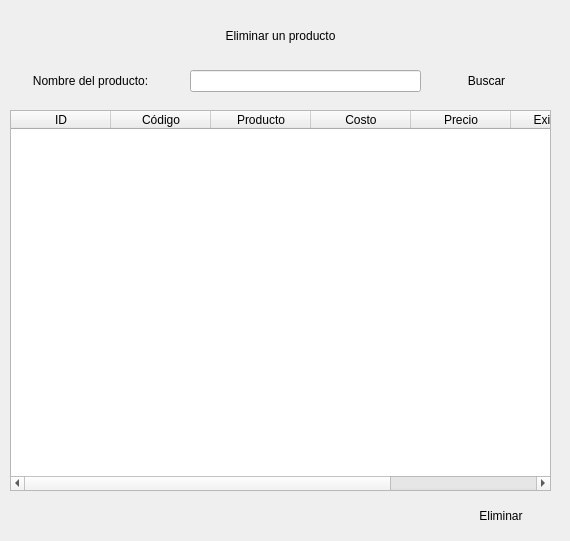
               <widget class="QWidget" name="page_eliminar">
                <widget class="QLabel" name="label_27">
                 <property name="geometry">
                  <rect>
                   <x>0</x>
                   <y>20</y>
                   <width>561</width>
                   <height>31</height>
                  </rect>
                 </property>
                 <property name="styleSheet">
                  <string notr="true">font: 75 12pt &quot;Open Sans Semibold&quot;</string>
                 </property>
                 <property name="text">
                  <string>Eliminar un producto</string>
                 </property>
                 <property name="alignment">
                  <set>Qt::AlignCenter</set>
                 </property>
                </widget>
                <widget class="QLabel" name="label_28">
                 <property name="geometry">
                  <rect>
                   <x>20</x>
                   <y>70</y>
                   <width>141</width>
                   <height>21</height>
                  </rect>
                 </property>
                 <property name="styleSheet">
                  <string notr="true">font: 75 8pt &quot;Open Sans Semibold&quot;</string>
                 </property>
                 <property name="text">
                  <string>Nombre del producto:</string>
                 </property>
                 <property name="alignment">
                  <set>Qt::AlignCenter</set>
                 </property>
                </widget>
                <widget class="QLineEdit" name="lineEdit_reg_aso_nombre_12">
                 <property name="geometry">
                  <rect>
                   <x>190</x>
                   <y>70</y>
                   <width>231</width>
                   <height>22</height>
                  </rect>
                 </property>
                 <property name="styleSheet">
                  <string notr="true">font: 75 8pt &quot;Open Sans Semibold&quot;</string>
                 </property>
                </widget>
                <widget class="QPushButton" name="pushButton_5">
                 <property name="geometry">
                  <rect>
                   <x>440</x>
                   <y>60</y>
                   <width>93</width>
                   <height>41</height>
                  </rect>
                 </property>
                 <property name="styleSheet">
                  <string notr="true">QPushButton{
border:Opx;
}

QPushButton:hover{
background-color: rgb(51, 157, 255);
font: 75 8pt &quot;Open Sans Semibold&quot;;
}</string>
                 </property>
                 <property name="text">
                  <string>Buscar</string>
                 </property>
                </widget>
                <widget class="QTableWidget" name="tableWidget_2">
                 <property name="geometry">
                  <rect>
                   <x>10</x>
                   <y>110</y>
                   <width>541</width>
                   <height>381</height>
                  </rect>
                 </property>
                 <column>
                  <property name="text">
                   <string>ID</string>
                  </property>
                 </column>
                 <column>
                  <property name="text">
                   <string>Código</string>
                  </property>
                 </column>
                 <column>
                  <property name="text">
                   <string>Producto</string>
                  </property>
                 </column>
                 <column>
                  <property name="text">
                   <string>Costo</string>
                  </property>
                 </column>
                 <column>
                  <property name="text">
                   <string>Precio</string>
                  </property>
                 </column>
                 <column>
                  <property name="text">
                   <string>Existencia</string>
                  </property>
                 </column>
                 <column>
                  <property name="text">
                   <string>Costo Total</string>
                  </property>
                 </column>
                </widget>
                <widget class="QWidget" name="layoutWidget">
                 <property name="geometry">
                  <rect>
                   <x>10</x>
                   <y>500</y>
                   <width>541</width>
                   <height>32</height>
                  </rect>
                 </property>
                 <layout class="QHBoxLayout" name="horizontalLayout_5">
                  <item>
                   <spacer name="horizontalSpacer_3">
                    <property name="orientation">
                     <enum>Qt::Horizontal</enum>
                    </property>
                    <property name="sizeHint" stdset="0">
                     <size>
                      <width>308</width>
                      <height>13</height>
                     </size>
                    </property>
                   </spacer>
                  </item>
                  <item>
                   <widget class="QPushButton" name="pushButton_6">
                    <property name="minimumSize">
                     <size>
                      <width>100</width>
                      <height>30</height>
                     </size>
                    </property>
                    <property name="styleSheet">
                     <string notr="true">QPushButton{
border:Opx;
}

QPushButton:hover{
background-color: rgb(51, 157, 255);
font: 75 8pt &quot;Open Sans Semibold&quot;;
}</string>
                    </property>
                    <property name="text">
                     <string>Eliminar</string>
                    </property>
                   </widget>
                  </item>
                 </layout>
                </widget>
               </widget>
